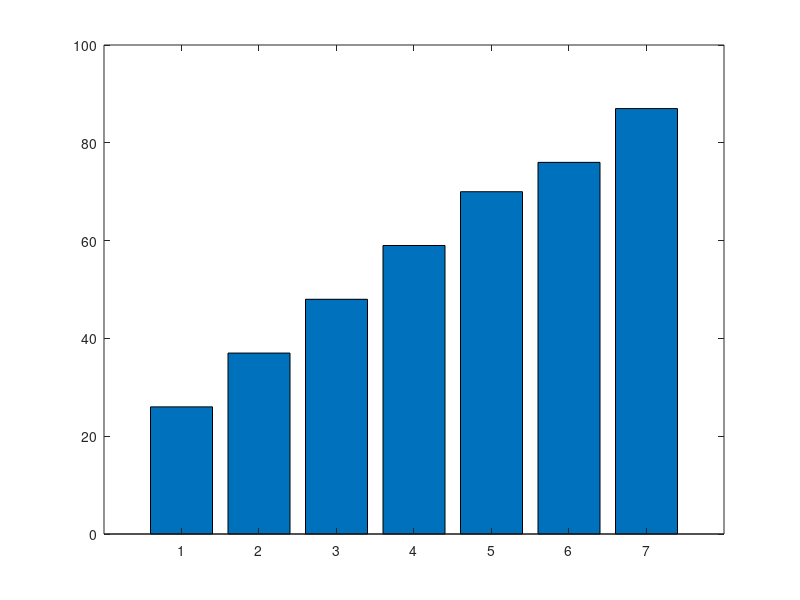

Write MATLAB code to recreate this figure. (Note: this script raises an error after producing the figure.)
% data toko
K = 10; a = 0; b = 9;

D = zeros(1,7);
for i = 1:7
    D(i) = 20 + (K*i) + mod(a*i, 7) - mod(b*i, 5);
end

disp('Data D:')
disp(D)

% rata-rata
n = length(D);
total = 0;
for i = 1:n
    total = total + D(i);
end
rata2 = total / n;

% median
Ds = sort(D);
if mod(n,2) ~= 0
    med = Ds((n+1)/2);
else
    med = (Ds(n/2) + Ds(n/2+1)) / 2;
end

% standar deviasi populasi
jumlah_kuadrat = 0;
for i = 1:n
    jumlah_kuadrat = jumlah_kuadrat + (D(i) - rata2)^2;
end
std_pop = sqrt(jumlah_kuadrat / n);

range_val = max(D) - min(D);

fprintf('Mean = %.2f\n', rata2)
fprintf('Median = %.2f\n', med)
fprintf('Modus = tidak ada (semua nilai berbeda)\n')
fprintf('Range = %.2f\n', range_val)
fprintf('Std Dev (populasi) = %.4f\n', std_pop)

% verifikasi pakai fungsi matlab
fprintf('\nVerifikasi:\n')
fprintf('mean = %.2f\n', mean(D))
fprintf('median = %.2f\n', median(D))
fprintf('mode = %d\n', mode(D))
fprintf('range = %.2f\n', range(D))
fprintf('std(D,1) = %.4f\n', std(D,1))

% grafik
figure
bar(D)
hold on
yline(rata2, 'r--', 'LineWidth', 1.5)
xlabel('Toko')
ylabel('Penjualan (juta rupiah)')
title('Penjualan Per Toko - NIM 9')
xticks(1:7)
xticklabels({'Toko1','Toko2','Toko3','Toko4','Toko5','Toko6','Toko7'})
legend('Penjualan','Rata-rata')
grid on
hold off

saveas(gcf, 'grafik_penjualan.png')
